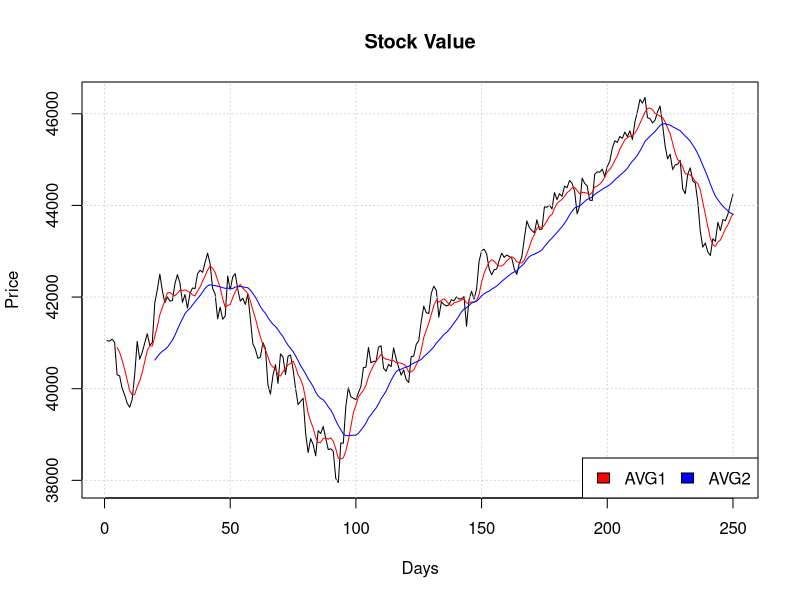

Recreate this plot in R.
# Parameters
moving_avg1=5
moving_avg2=20

# Cambiar esto al directorio que contiene el archivo
setwd("~/documents/workspace/bitcoin-trader/r")
stock=read.table("mexico.txt")
price <- stock[,2];
xaxis=seq(length(price))
plot(xaxis, price, type="l",xlab="Days",ylab="Price")
grid()

avg1=array()
avg1[0:moving_avg1] = NaN;
# Compute moving averages
for(i in moving_avg1:length(price)){
  indices=seq(from=i-moving_avg1,to=i)
  avg1[i]=mean(price[indices]);
}
lines(avg1,col="red")

avg2=array()
avg2[0:moving_avg2] = NaN;
# Compute moving averages
for(i in moving_avg2:length(price)){
  indices=seq(from=i-moving_avg2,to=i)
  avg2[i]=mean(price[indices]);
}
lines(avg2,col="blue")
title("Stock Value")
legend("bottomright",legend=c("AVG1","AVG2"), horiz=TRUE,fill=c("red","blue"))

for(i in xaxis){
  if(!is.na(avg1[i]) && !is.na(avg2[i]) ){
    
  }
}



